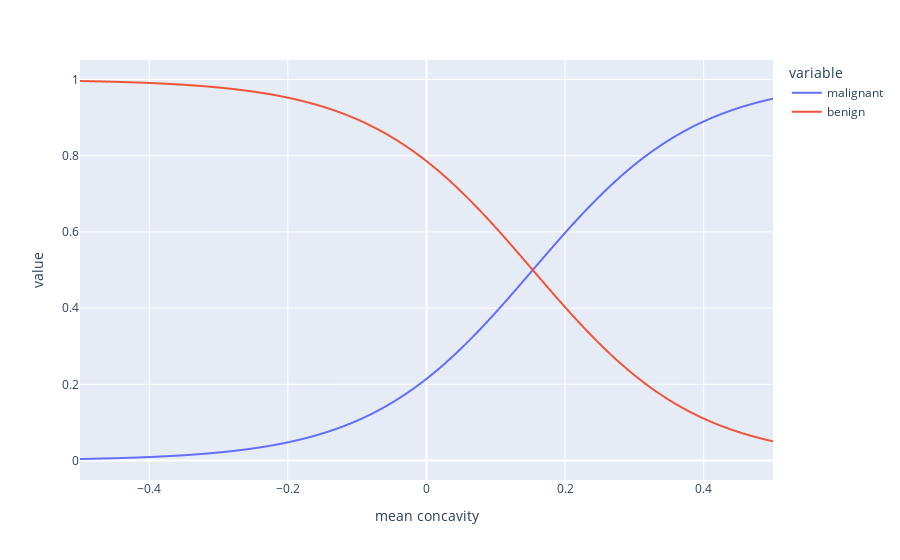

The code cell stored with this chart in its notebook:
### Code cell
fig_logistic = px.line(pred_df, x='mean concavity', y=['malignant', 'benign'])
fig_logistic

### Figure 1 — Plotly figure (JSON) as saved in the notebook; plotly's stock layout.template omitted (floating-point values rounded to 4 significant figures; data arrays with more than 128 entries replaced by an {"elided": "..."} marker saying what was removed)
{"data": [{"hovertemplate": "variable=malignant<br>mean concavity=%{x}<br>value=%{y}<extra></extra>", "legendgroup": "malignant", "line": {"color": "#636efa", "dash": "solid"}, "marker": {"symbol": "circle"}, "mode": "lines", "name": "malignant", "showlegend": true, "type": "scattergl", "x": {"elided": "1001 float values"}, "xaxis": "x", "y": {"elided": "1001 float values"}, "yaxis": "y"}, {"hovertemplate": "variable=benign<br>mean concavity=%{x}<br>value=%{y}<extra></extra>", "legendgroup": "benign", "line": {"color": "#EF553B", "dash": "solid"}, "marker": {"symbol": "circle"}, "mode": "lines", "name": "benign", "showlegend": true, "type": "scattergl", "x": {"elided": "1001 float values"}, "xaxis": "x", "y": {"elided": "1001 float values"}, "yaxis": "y"}], "layout": {"autosize": true, "legend": {"title": {"text": "variable"}, "tracegroupgap": 0}, "margin": {"t": 60}, "xaxis": {"anchor": "y", "autorange": true, "domain": [0, 1], "range": [-0.5, 0.5], "title": {"text": "mean concavity"}, "type": "linear"}, "yaxis": {"anchor": "x", "autorange": true, "domain": [0, 1], "range": [-0.05119, 1.051], "title": {"text": "value"}, "type": "linear"}}}
